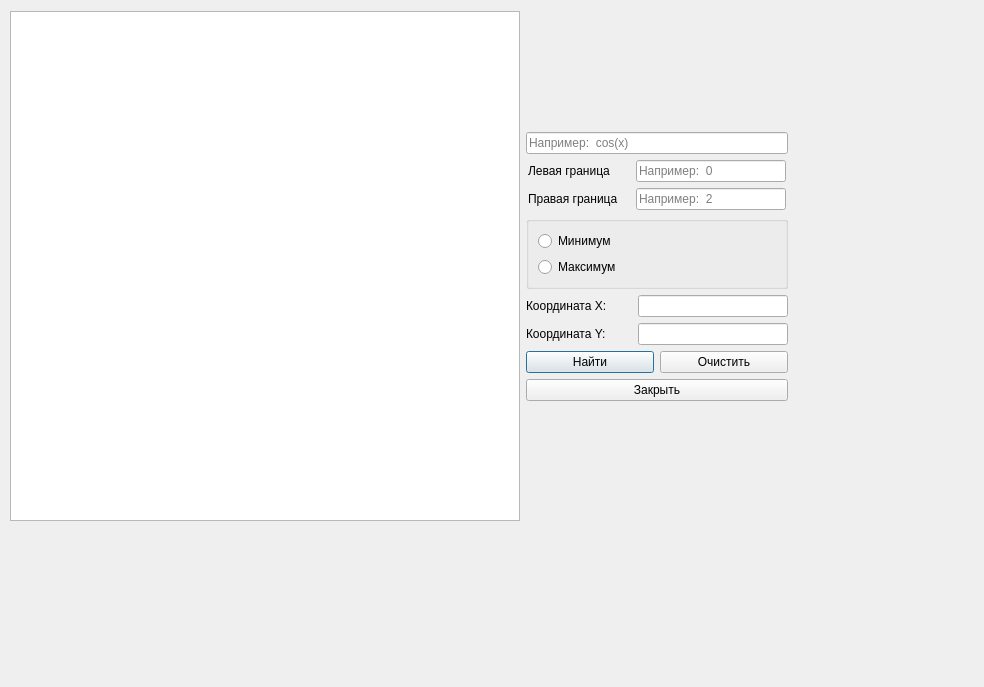
<?xml version="1.0" encoding="UTF-8"?>
<ui version="4.0">
 <class>DerivativeWindow</class>
 <widget class="QDialog" name="DerivativeWindow">
  <property name="geometry">
   <rect>
    <x>0</x>
    <y>0</y>
    <width>984</width>
    <height>687</height>
   </rect>
  </property>
  <property name="windowTitle">
   <string>Dialog</string>
  </property>
  <widget class="QWidget" name="layoutWidget">
   <property name="geometry">
    <rect>
     <x>10</x>
     <y>10</y>
     <width>778</width>
     <height>512</height>
    </rect>
   </property>
   <layout class="QHBoxLayout" name="horizontalLayout_4">
    <item>
     <widget class="QGraphicsView" name="graphicsView">
      <property name="minimumSize">
       <size>
        <width>510</width>
        <height>510</height>
       </size>
      </property>
      <property name="maximumSize">
       <size>
        <width>510</width>
        <height>510</height>
       </size>
      </property>
      <property name="verticalScrollBarPolicy">
       <enum>Qt::ScrollBarAlwaysOff</enum>
      </property>
      <property name="horizontalScrollBarPolicy">
       <enum>Qt::ScrollBarAlwaysOff</enum>
      </property>
     </widget>
    </item>
    <item>
     <layout class="QVBoxLayout" name="verticalLayout">
      <item>
       <spacer name="verticalSpacer">
        <property name="orientation">
         <enum>Qt::Vertical</enum>
        </property>
        <property name="sizeHint" stdset="0">
         <size>
          <width>20</width>
          <height>40</height>
         </size>
        </property>
       </spacer>
      </item>
      <item>
       <widget class="QLineEdit" name="lineEdit">
        <property name="maxLength">
         <number>49</number>
        </property>
        <property name="placeholderText">
         <string>Например:  cos(x)</string>
        </property>
       </widget>
      </item>
      <item>
       <layout class="QHBoxLayout" name="horizontalLayout">
        <item>
         <widget class="QLabel" name="label">
          <property name="minimumSize">
           <size>
            <width>100</width>
            <height>0</height>
           </size>
          </property>
          <property name="maximumSize">
           <size>
            <width>100</width>
            <height>16777215</height>
           </size>
          </property>
          <property name="text">
           <string>Левая граница</string>
          </property>
         </widget>
        </item>
        <item>
         <widget class="QLineEdit" name="lineEdit_2">
          <property name="minimumSize">
           <size>
            <width>150</width>
            <height>0</height>
           </size>
          </property>
          <property name="maximumSize">
           <size>
            <width>150</width>
            <height>16777215</height>
           </size>
          </property>
          <property name="maxLength">
           <number>9</number>
          </property>
          <property name="placeholderText">
           <string>Например:  0</string>
          </property>
         </widget>
        </item>
       </layout>
      </item>
      <item>
       <layout class="QHBoxLayout" name="horizontalLayout_2">
        <item>
         <widget class="QLabel" name="label_2">
          <property name="minimumSize">
           <size>
            <width>100</width>
            <height>0</height>
           </size>
          </property>
          <property name="maximumSize">
           <size>
            <width>100</width>
            <height>16777215</height>
           </size>
          </property>
          <property name="text">
           <string>Правая граница</string>
          </property>
         </widget>
        </item>
        <item>
         <widget class="QLineEdit" name="lineEdit_3">
          <property name="minimumSize">
           <size>
            <width>150</width>
            <height>0</height>
           </size>
          </property>
          <property name="maximumSize">
           <size>
            <width>150</width>
            <height>16777215</height>
           </size>
          </property>
          <property name="maxLength">
           <number>9</number>
          </property>
          <property name="placeholderText">
           <string>Например:  2</string>
          </property>
         </widget>
        </item>
       </layout>
      </item>
      <item>
       <widget class="QGroupBox" name="groupBox">
        <property name="title">
         <string/>
        </property>
        <layout class="QVBoxLayout" name="verticalLayout_2">
         <item>
          <widget class="QRadioButton" name="radioButton">
           <property name="text">
            <string>Минимум</string>
           </property>
          </widget>
         </item>
         <item>
          <widget class="QRadioButton" name="radioButton_2">
           <property name="text">
            <string>Максимум</string>
           </property>
          </widget>
         </item>
        </layout>
       </widget>
      </item>
      <item>
       <layout class="QHBoxLayout" name="horizontalLayout_5">
        <item>
         <widget class="QLabel" name="label_3">
          <property name="text">
           <string>Координата X:</string>
          </property>
         </widget>
        </item>
        <item>
         <widget class="QLineEdit" name="lineEdit_4">
          <property name="minimumSize">
           <size>
            <width>150</width>
            <height>0</height>
           </size>
          </property>
          <property name="maximumSize">
           <size>
            <width>150</width>
            <height>16777215</height>
           </size>
          </property>
          <property name="readOnly">
           <bool>true</bool>
          </property>
         </widget>
        </item>
       </layout>
      </item>
      <item>
       <layout class="QHBoxLayout" name="horizontalLayout_6">
        <item>
         <widget class="QLabel" name="label_4">
          <property name="text">
           <string>Координата Y:</string>
          </property>
         </widget>
        </item>
        <item>
         <widget class="QLineEdit" name="lineEdit_5">
          <property name="minimumSize">
           <size>
            <width>150</width>
            <height>0</height>
           </size>
          </property>
          <property name="maximumSize">
           <size>
            <width>150</width>
            <height>16777215</height>
           </size>
          </property>
         </widget>
        </item>
       </layout>
      </item>
      <item>
       <layout class="QHBoxLayout" name="horizontalLayout_3">
        <item>
         <widget class="QPushButton" name="pushButton">
          <property name="text">
           <string>Найти</string>
          </property>
         </widget>
        </item>
        <item>
         <widget class="QPushButton" name="pushButton_2">
          <property name="text">
           <string>Очистить</string>
          </property>
         </widget>
        </item>
       </layout>
      </item>
      <item>
       <widget class="QPushButton" name="pushButton_3">
        <property name="text">
         <string>Закрыть</string>
        </property>
       </widget>
      </item>
      <item>
       <spacer name="verticalSpacer_2">
        <property name="orientation">
         <enum>Qt::Vertical</enum>
        </property>
        <property name="sizeHint" stdset="0">
         <size>
          <width>20</width>
          <height>40</height>
         </size>
        </property>
       </spacer>
      </item>
     </layout>
    </item>
   </layout>
  </widget>
 </widget>
 <resources/>
 <connections/>
</ui>
